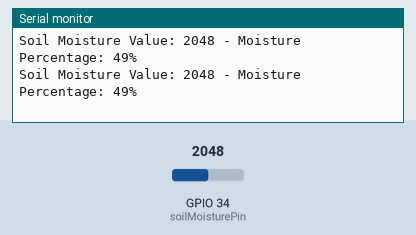
Bench run of a sketch on a simulated ESP32. On the bench: the last lines printed to the serial monitor. Inputs (shaded band) come from the test bench; at power-on: GPIO 34 (soilMoisturePin) = 2048.

Above: at 1.8 s.
1.9 s: GPIO 34 (soilMoisturePin) set to 2866
At 2.8 s:
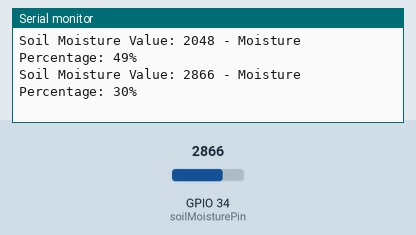
3.4 s: GPIO 34 (soilMoisturePin) set to 3603
At 4.8 s:
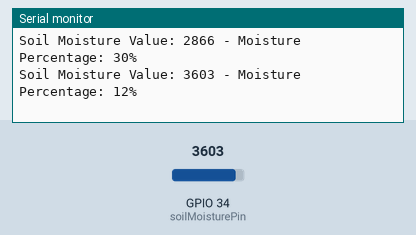
Timing chart, 0 to 6.4 s (numbered marks = the images above; inputs shaded):
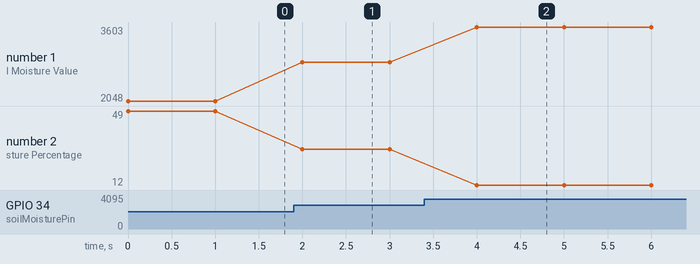

Measured:
- after the input at 1.9 s, the serial monitor: prints a new line after 0.10 s (image 1)
- after the input at 3.4 s, the serial monitor: prints a new line after 0.60 s (image 2)
- plotted number 1: 2048 → 2866 after the input at 1.9 s, 2866 → 3603 after the input at 3.4 s
- plotted number 2: 49 → 30 after the input at 1.9 s, 30 → 12 after the input at 3.4 s

The sketch:

ESP32-Soil-Moisture.ino
```cpp
int soilMoisturePin = 34;  // กำหนด Input Pin ที่จะต่อ Sensor

// Calibration values (to be determined through calibration)
int dryValue = 4095;  // กำหนดค่าความชื้นที่น้อยที่สุด 0% moisture (แห้ง)
int wetValue = 0;     // กำหนดค่าความชื้นที่มากที่สุด  100% moisture (ชื้น)

void setup() {
  Serial.begin(115200);   //ตั้งค่าเริ่มต้นให้ Serial Port
}

void loop() {
  int soilMoistureValue = analogRead(soilMoisturePin);  //อ่านค่าจาก Sensor
  int moisturePercentage = map(soilMoistureValue, dryValue, wetValue, 0, 100);//แปลงค่า Anlog เป็น percentage

  // Print ข้อมูล Sensor วัดความชื้นในดินเป็น percentage
  Serial.print("Soil Moisture Value: ");
  Serial.print(soilMoistureValue);
  Serial.print(" - Moisture Percentage: ");
  Serial.print(moisturePercentage);
  Serial.println("%");

  // อ่านค่า Sensor ทุกๆ 1 วินาที
  delay(1000);
}
```
